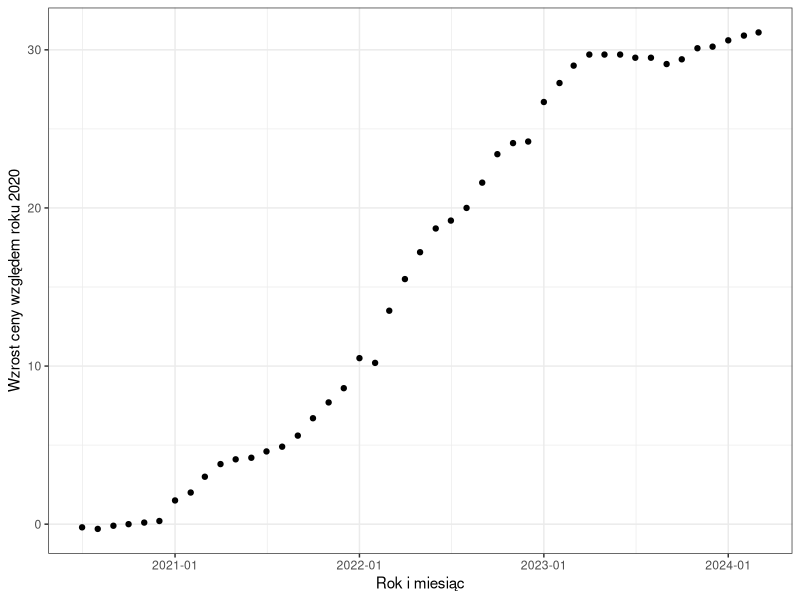
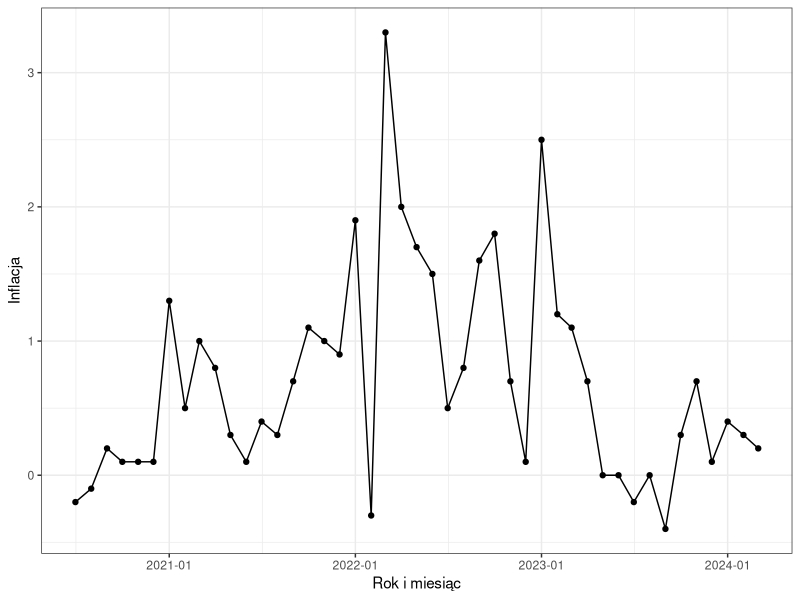
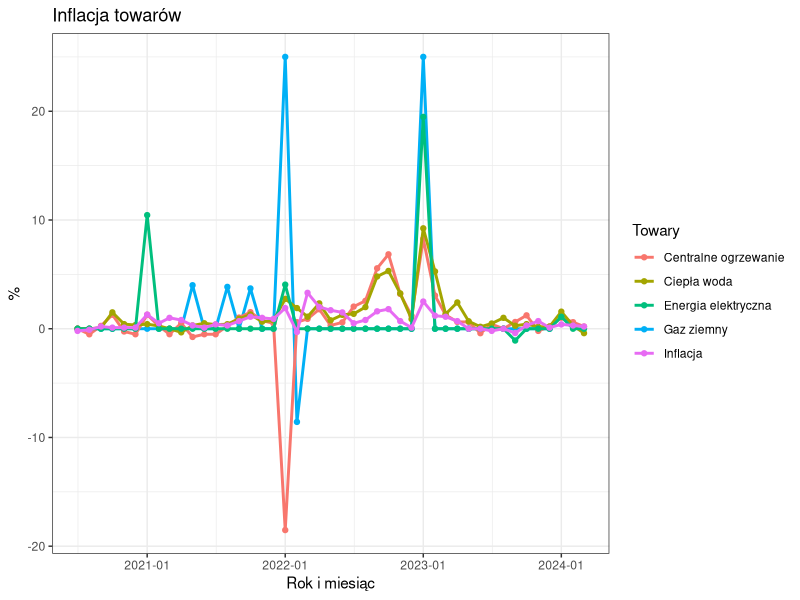
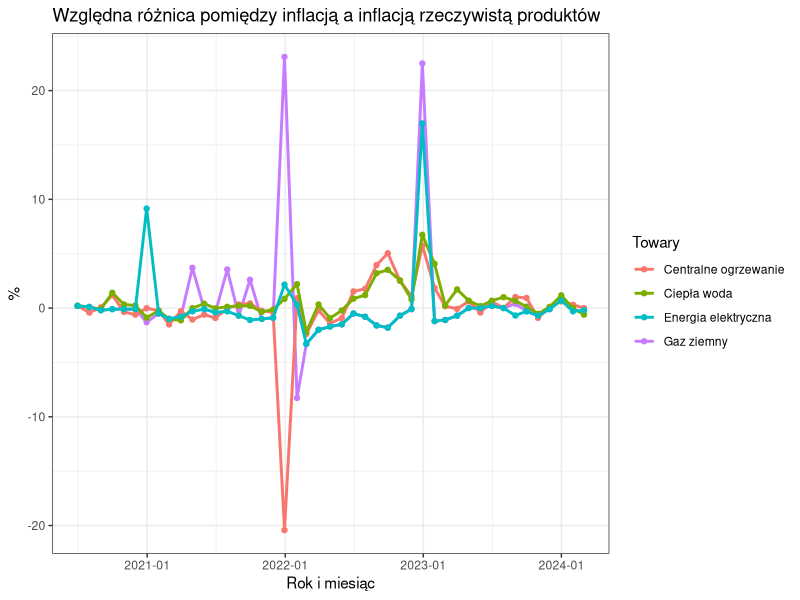
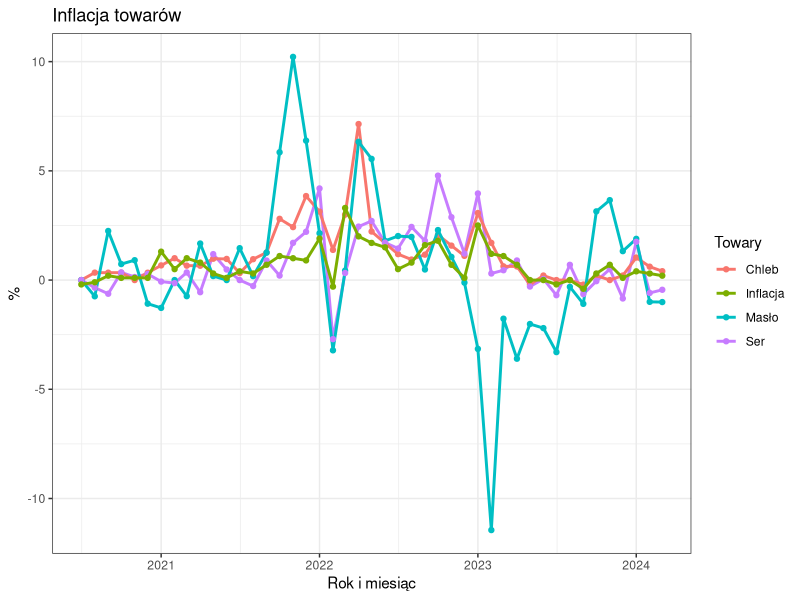
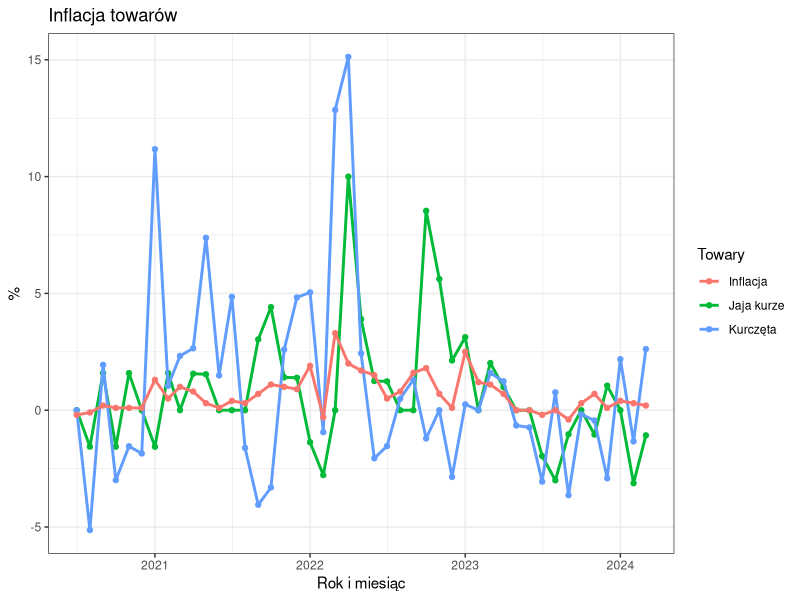
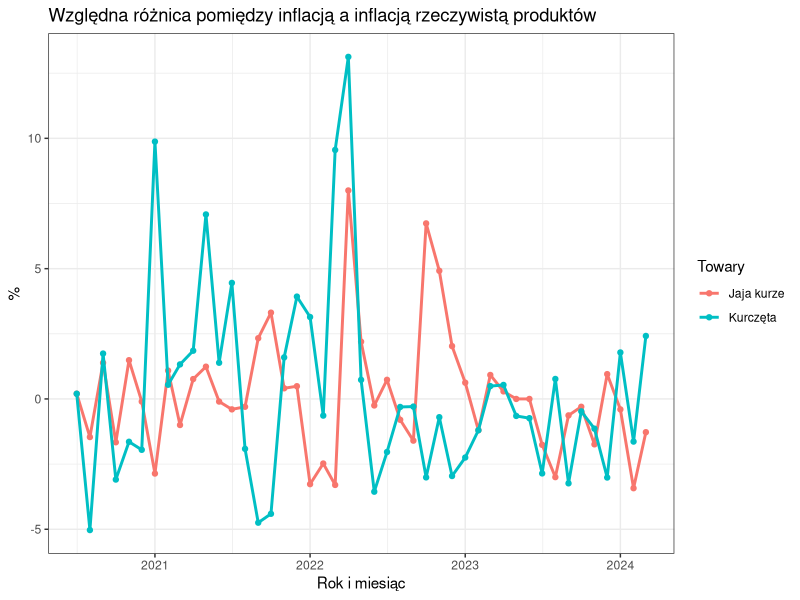
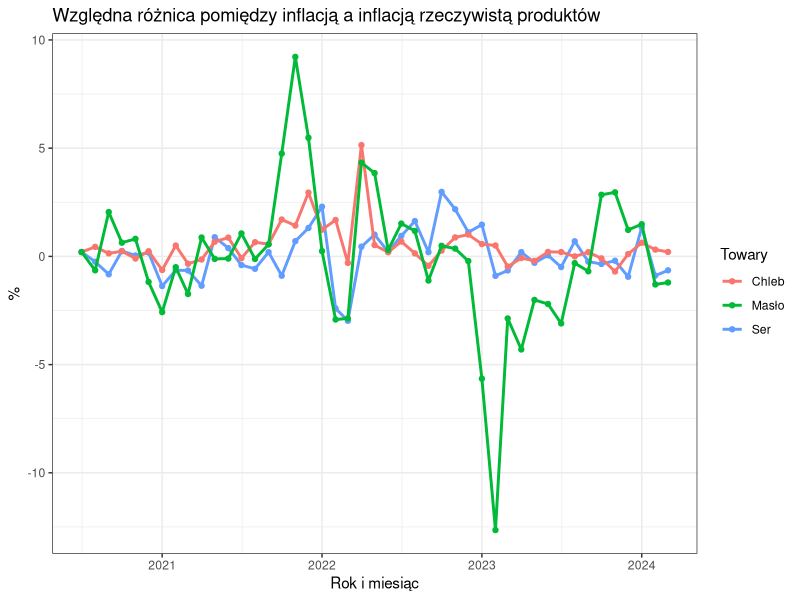

Write the R code that produced these figures, in order.
## ---- chunk 1
require(tidyverse)
theme_set(theme_bw())
## ---- chunk 2
infl_mies <- read_csv2("inflacja_mies.csv", locale=locale(encoding="latin1"),
 show_col_types = FALSE)
infl_mies <- infl_mies %>% filter(reprezentacja == "Poprzedni miesiac = 100")
infl_mies <- infl_mies %>% select(Rok, Miesiac,Wartosc)
infl_mies <- infl_mies %>%
  mutate(date = as.Date(sprintf("%04d-%02d-01", Rok, Miesiac)))
infl_mies <- infl_mies %>% filter(date < as.Date("2024-04-01"),
 date >= as.Date("2020-07-01"))
infl_mies <- infl_mies %>% arrange(date)
abs_value <- numeric(length(infl_mies$Wartosc))
inflation_col <- numeric(length(infl_mies$Wartosc))
abs_value[1] =  infl_mies$Wartosc[1] - 100.0
inflation_col[1] = infl_mies$Wartosc[1] - 100.0
for (i in 2:length(infl_mies$Wartosc)){
    abs_value[i] <-  infl_mies$Wartosc[i] - 100 + abs_value[i-1]
    inflation_col[i] <- infl_mies$Wartosc[i] - 100.0
}
infl_mies$norm = abs_value
infl_mies$inflation = inflation_col
ggplot(data = infl_mies, aes(x=date, y =norm)) + geom_point() + 
scale_x_date(date_labels = "%Y-%m") +
 labs(x = "Rok i miesiąc", y = "Wzrost ceny względem roku 2020") 

## ---- chunk 3
ggplot(data = infl_mies, aes(x=date, y = inflation)) + geom_line() + geom_point() +
scale_x_date(date_labels = "%Y-%m") +
labs(x = "Rok i miesiąc", y = "Inflacja") 

## ---- chunk 4
products <- read_csv2("produkty.csv", locale=locale(encoding="latin1"),
  show_col_types = FALSE)
products <- products %>% select(id_pozycja_3, wartosc, opis_okres, id_pozycja_2)
products <- products %>% mutate(year_month = as.Date(paste(substr(opis_okres, 1, 4),
  substr(opis_okres, 7, 8), "01",sep = "-")))
energy <- products %>% filter(id_pozycja_3 == 5946305)
energy <- energy %>% arrange(year_month)
water <- products %>% filter(id_pozycja_3 == 5946307)
water <- water %>% arrange(year_month)
heat <- products %>% filter(id_pozycja_3 == 5946309)
heat <- heat %>% arrange(year_month)
gaz <- products %>% filter(id_pozycja_3 == 7174400)
gaz <- gaz %>% arrange(year_month)
bread <- products %>% filter(id_pozycja_2 == 5967449)
bread <- bread %>% arrange(year_month)
chicken <- products %>% filter(id_pozycja_2 == 5967456)
chicken <- chicken %>% arrange(year_month)
butter <- products %>% filter(id_pozycja_2 == 5967467)
butter <- butter %>% arrange(year_month)
eggs <- products %>% filter(id_pozycja_2 == 5967465)
eggs <- eggs %>% arrange(year_month)
cheese <- products %>% filter(id_pozycja_2 == 5967464)
cheese <- cheese %>% arrange(year_month)
## ---- chunk 5
calc_infl <- function(x) {
  infl <- numeric(length(x))
  infl[1] = 0
  for(i in 2:length(x)){
    infl[i] = x[i] * 100.0/x[i-1] - 100 
  }
  infl
}

normalise <- function(x) {
  normalised <- numeric(length(x))
  normalised[1] = 0
  for(i in 2:length(x)){
    normalised[i] = x[i] * 100.0/x[i-1] - 100 + normalised[i-1]
  }
  normalised
}
## ---- chunk 6
gaz$norm = normalise(gaz$wartosc)
gaz$inflation =  calc_infl(gaz$wartosc)
heat$norm = normalise(heat$wartosc)
heat$inflation = calc_infl(heat$wartosc)
water$norm = normalise(water$wartosc)
water$inflation = calc_infl(water$wartosc)
energy$norm = normalise(energy$wartosc)
energy$inflation = calc_infl(energy$wartosc)
bread$inflation = calc_infl(bread$wartosc)
bread$norm = normalise(bread$wartosc)
eggs$inflation = calc_infl(eggs$wartosc)
eggs$norm = normalise(eggs$wartosc)
chicken$inflation = calc_infl(chicken$wartosc)
chicken$norm = normalise(chicken$wartosc)
butter$inflation = calc_infl(butter$wartosc)
butter$norm = normalise(butter$wartosc)
cheese$inflation = calc_infl(cheese$wartosc)
cheese$norm = calc_infl(cheese$wartosc)
offset = infl_mies$norm[1]
infl_mies <- infl_mies %>% mutate(norm = infl_mies$norm - offset)

plot_data <- tibble(date = infl_mies$date, gaz_norm = gaz$inflation,
  heat_norm = heat$inflation, water_norm = water$inflation,
  energy_norm = energy$inflation, infl_norm = infl_mies$inflation )

plot <- ggplot(plot_data, aes(date)) + 
  geom_line(aes(y = gaz_norm, color = "Gaz ziemny"),
   size = 1) +  
  geom_point(aes(y = gaz_norm, color = "Gaz ziemny")) +
  geom_line(aes(y = heat_norm, color = "Centralne ogrzewanie"), size = 1) +  
  geom_point(aes(y = heat_norm, color = "Centralne ogrzewanie")) +
  geom_line(aes(y = water_norm, color = "Ciepła woda"), size = 1) +  
  geom_point(aes(y = water_norm, color = "Ciepła woda")) +
  geom_line(aes(y = energy_norm, color = "Energia elektryczna"), size = 1) +  
  geom_point(aes(y = energy_norm, color = "Energia elektryczna")) +
  geom_line(aes(y = infl_norm, color = "Inflacja"), size = 1) +  
  geom_point(aes(y = infl_norm, color = "Inflacja")) +
  labs(x = "Rok i miesiąc", y = "%", color = "Towary") +  
  ggtitle("Inflacja towarów") + 
  scale_x_date(date_labels = "%Y-%m")
  
plot
ggsave("inflacja_towary_niejedzeniowe.png")
## ---- chunk 7
plot_data <- tibble(date = infl_mies$date - infl_mies$inflation, gaz_norm = gaz$inflation - infl_mies$inflation,
  heat_norm = heat$inflation - infl_mies$inflation, water_norm = water$inflation - infl_mies$inflation,
  energy_norm = energy$inflation - infl_mies$inflation)

plot <- ggplot(plot_data, aes(date)) + 
  geom_line(aes(y = gaz_norm, color = "Gaz ziemny"),
   size = 1) +  
  geom_point(aes(y = gaz_norm, color = "Gaz ziemny")) +
  geom_line(aes(y = heat_norm, color = "Centralne ogrzewanie"), size = 1) + 
  geom_point(aes(y = heat_norm, color = "Centralne ogrzewanie")) + 
  geom_line(aes(y = water_norm, color = "Ciepła woda"), size = 1) +  
  geom_point(aes(y = water_norm, color = "Ciepła woda")) +
  geom_line(aes(y = energy_norm, color = "Energia elektryczna"), size = 1) +  
  geom_point(aes(y = energy_norm, color = "Energia elektryczna"))  +
  labs(x = "Rok i miesiąc", y = "%", color = "Towary") +  
  ggtitle("Względna różnica pomiędzy inflacją a inflacją rzeczywistą produktów") + 
  
  scale_x_date(date_labels = "%Y-%m")
  
plot
ggsave("r_wzgl_towary_nie_jedz.png")
## ---- chunk 8
plot_data <- tibble(date = infl_mies$date, chicken_i = chicken$inflation,
  butter_i = butter$inflation, cheese_i = cheese$inflation,
  eggs_i = eggs$inflation, bread_i = bread$inflation, infl_i = infl_mies$inflation)

plot <- ggplot(plot_data, aes(date)) + 
  geom_line(aes(y = cheese_i, color = "Ser "),
   size = 1) +
  geom_line(aes(y = bread_i, color = "Chleb"), size = 1) + 
  geom_point(aes(y = bread_i, color = "Chleb")) +
  geom_line(aes(y = butter_i, color = "Masło"), size = 1) +  
  geom_point(aes(y = butter_i, color = "Masło")) + 
  geom_point(aes(y = cheese_i, color = "Ser ")) +
  geom_line(aes(y = infl_i, color = "Inflacja"), size = 1) +  
  geom_point(aes(y = infl_i, color = "Inflacja")) +
  labs(x = "Rok i miesiąc", y = "%", color = "Towary") +  
  ggtitle("Inflacja towarów") 
  
plot
ggsave("infl_towary_jedze1.png")
## ---- chunk 9
plot_data <- tibble(date = infl_mies$date, chicken_i = chicken$inflation,
  butter_i = butter$inflation, cheese_i = cheese$inflation,
  eggs_i = eggs$inflation, bread_i = bread$inflation, infl_i = infl_mies$inflation)

plot <- ggplot(plot_data, aes(date)) + 
  geom_line(aes(y = eggs_i, color = "Jaja kurze"), size = 1) +  
  geom_point(aes(y = eggs_i, color = "Jaja kurze")) +
  geom_line(aes(y = chicken_i, color = "Kurczęta"), size = 1) +
  geom_point(aes(y = chicken_i, color = "Kurczęta")) +
  geom_line(aes(y = infl_i, color = "Inflacja"), size = 1) +  
  geom_point(aes(y = infl_i, color = "Inflacja")) +
  labs(x = "Rok i miesiąc", y = "%", color = "Towary") +  
  ggtitle("Inflacja towarów") 
  
plot
ggsave("infl_towary_jedze2.png")
## ---- chunk 10
  plot_data <- tibble(date = infl_mies$date, chicken_i = chicken$inflation - infl_mies$inflation,
  butter_i = butter$inflation - infl_mies$inflation, cheese_i = cheese$inflation - infl_mies$inflation,
  eggs_i = eggs$inflation - infl_mies$inflation, bread_i = bread$inflation - infl_mies$inflation)

plot <- ggplot(plot_data, aes(date)) + 
  geom_line(aes(y = eggs_i, color = "Jaja kurze"), size = 1) +  
  geom_point(aes(y = eggs_i, color = "Jaja kurze")) +
  geom_line(aes(y = chicken_i, color = "Kurczęta"), size = 1) +
  geom_point(aes(y = chicken_i, color = "Kurczęta")) +
  labs(x = "Rok i miesiąc", y = "%", color = "Towary") + 
  ggtitle("Względna różnica pomiędzy inflacją a inflacją rzeczywistą produktów") 
  
plot
ggsave("r_wzgl_towary_jedz1.png")
## ---- chunk 11
plot_data <- tibble(date = infl_mies$date, chicken_i = chicken$inflation - infl_mies$inflation,
  butter_i = butter$inflation - infl_mies$inflation, cheese_i = cheese$inflation - infl_mies$inflation,
  eggs_i = eggs$inflation - infl_mies$inflation, bread_i = bread$inflation - infl_mies$inflation)

plot <- ggplot(plot_data, aes(date)) + 
  geom_line(aes(y = cheese_i, color = "Ser "),
   size = 1) +
  geom_point(aes(y = cheese_i, color = "Ser ")) +
  geom_line(aes(y = bread_i, color = "Chleb"), size = 1) + 
  geom_point(aes(y = bread_i, color = "Chleb")) +
  geom_line(aes(y = butter_i, color = "Masło"), size = 1) +  
  geom_point(aes(y = butter_i, color = "Masło")) + 
  labs(x = "Rok i miesiąc", y = "%", color = "Towary") + 
  ggtitle("Względna różnica pomiędzy inflacją a inflacją rzeczywistą produktów") 
  
plot
ggsave("r_wzgl_towary_jedz2.png")
## ---- chunk 12
plot_data <- tibble(date = infl_mies$date, chicken_i = chicken$norm,
  butter_i = butter$norm, cheese_i = cheese$norm,
  eggs_i = eggs$norm, bread_i = bread$norm, infl_i = infl_mies$norm)

plot <- ggplot(plot_data, aes(date)) + 
  geom_line(aes(y = cheese_i, color = "Ser "),
   size = 1) +  
  geom_line(aes(y = bread_i, color = "Chleb"), size = 1) +  
  geom_line(aes(y = eggs_i, color = "Jaja kurze"), size = 1) +  
  geom_line(aes(y = butter_i, color = "Masło"), size = 1) +  
  geom_line(aes(y = chicken_i, color = "Kurczęta patroszone"), size = 1) +
  geom_line(aes(y = infl_i, color = "Inflacja"), size = 1) +  
  labs(x = "Rok i miesiąc", y = "", color = "Towary") +  
  ggtitle("Zmiany cen") 

plot
## ---- chunk 13
plot_data <- tibble(date = infl_mies$date, gaz_norm = gaz$norm,
  heat_norm = heat$norm, water_norm = water$norm,
  energy_norm = energy$norm, infl_norm = infl_mies$norm )

plot <- ggplot(plot_data, aes(date)) + 
  geom_line(aes(y = gaz_norm, color = "Gaz ziemny wysokometanowy z sieci "),
   size = 1) +  
  geom_line(aes(y = heat_norm, color = "Centralne ogrzewanie"), size = 1) +  
  geom_line(aes(y = water_norm, color = "Ciepła woda"), size = 1) +  
  geom_line(aes(y = energy_norm, color = "Energia elektryczna"), size = 1) +  
  geom_line(aes(y = infl_norm, color = "Inflacja"), size = 1) +  
  labs(x = "Rok i miesiąc", y = "", color = "Towary") +  
  ggtitle("Zmiany cen") + 
  theme(
    legend.position = c(.95, .95),
    legend.justification = c("right", "top"),
    legend.box.just = "right",
    legend.margin = margin(6, 6, 6, 6)
    ) +
  scale_x_date(date_labels = "%Y-%m")
  
plot
## ---- chunk 14
infl = read_csv2("inflacja.csv", locale=locale(encoding="latin1"),
  show_col_types = FALSE)
infl = infl %>% select(Rok, Wartosc)
infl = infl %>% arrange(Rok)
abs_value <- numeric(length(infl$Wartosc))
abs_value[1] =  infl$Wartosc[1] - 100.0
for (i in 2:length(infl$Wartosc)){
    abs_value[i] <-  infl$Wartosc[i] - 100 + abs_value[i-1]
}
infl = infl %>% mutate(inflation = infl$Wartosc - 100)
modif_inflation <- tibble(rok = infl$Rok, norm =abs_value, inflation = infl$inflation)
modif_inflation  <- modif_inflation  %>% filter(rok >= 1999, rok <= 2022)
ggplot(data = modif_inflation , aes(x=rok, y = norm)) + geom_point() + 
  labs(x = "Rok", y = "Inflacja") +
  ggtitle("Znormalizowany wzrost ceny na podstawie inflacji lata 2000-2023")
## ---- chunk 15
ggplot(data = modif_inflation , aes(x=rok, y = inflation)) + geom_line() + geom_point()
  labs(x = "Rok", y = "Inflacja")

## ---- chunk 16
brp = read_csv2("brp.csv", , show_col_types = FALSE)
bp = brp %>% select(id_pozycja_2, id_daty, wartosc, id_przekroj)
bp = brp %>% filter(id_pozycja_2 == 660892)
bp = bp %>% arrange(id_daty)
prod = brp %>% filter(id_przekroj == 16)
prod = prod %>% arrange(id_daty)
bp = bp %>% mutate(wart_calk = prod$wartosc * wartosc)
gov = brp %>% filter(id_pozycja_2 == 546159)
gov = gov %>% arrange(id_daty)
gov = gov %>% mutate(wart_calk = prod$wartosc * wartosc)
bes = brp %>% filter(id_pozycja_2 == 546157)
bes = bes %>% arrange(id_daty)
bes = bes %>% mutate(wart_calk = prod$wartosc * wartosc)
hes = brp %>% filter(id_pozycja_2 == 546167)
hes = hes %>% arrange(id_daty)
hes = hes %>% mutate(wart_calk = prod$wartosc * wartosc)
ggplot(data = bp, aes(x=id_daty, y = wart_calk)) + geom_point() + geom_line() +
labs(x = "Rok", y = "Wartość [zł]") +
  ggtitle("Wykres nakładu na badania i rozwój w poszczególnych latach")
## ---- chunk 17
bp$norm = normalise(bp$wart_calk)
bp$inflation = calc_infl(bp$wart_calk)
offset = modif_inflation$norm[1]
modif_inflation <- modif_inflation %>% mutate(normal = modif_inflation$norm - offset)
plot_data <- tibble(date = modif_inflation$rok, infl_norm = modif_inflation$inflation, b_norm = bp$inflation)
plot <- ggplot(plot_data, aes(date)) + 
  geom_line(aes(y = b_norm, color = "Badania i rozwój"), size = 1) +  
  geom_point(aes(y = b_norm, color = "Badania i rozwój")) +
  geom_line(aes(y = infl_norm, color = "Inflacja"), size = 1) +  
  geom_point(aes(y = infl_norm, color = "Inflacja")) +
  labs(x = "Rok", y = "%", color = "") +  
  ggtitle("Inflacja nakładów na badania i rozwój oraz inflacja") + 
  theme(legend.position = "bottom")
plot
ggsave("badania_rozw_infl.png")
## ---- chunk 18
plot_data <- tibble(date = hes$id_daty, hes = hes$wart_calk, gov = gov$wart_calk, bes = bes$wart_calk, og = bp$wart_calk)
plot <- ggplot(plot_data, aes(date)) + 
  geom_line(aes(y = hes, color = "Hes"), size = 1) +  
  geom_point(aes(y = hes, color = "Hes")) +
  geom_line(aes(y = bes, color = "Bes"), size = 1) +  
  geom_point(aes(y = bes, color = "Bes")) +
  geom_line(aes(y = gov, color = "GOV"), size = 1) +
  geom_point(aes(y = gov, color = "GOV")) +
  geom_line(aes(y = og, color = "Całkowita"), size = 1) +  
  geom_point(aes(y = og, color = "Całkowita")) +
  labs(x = "Rok", y = "Wartość [zł]", color = "") +  
  ggtitle("Nakłady na poszczególne sektory") + 
  theme(legend.position = "bottom") 
plot
ggsave("bR_sektory.png")
## ---- chunk 19
plot_data <- tibble(date = modif_inflation$rok, infl_norm = modif_inflation$normal, b_norm = bp$norm)
plot <- ggplot(plot_data, aes(date)) + 
  geom_line(aes(y = b_norm, color = "Badania i rozwój"), size = 1) +  
  geom_point(aes(y = b_norm, color = "Badania i rozwój")) +
  geom_line(aes(y = infl_norm, color = "Inflacja"), size = 1) +  
  geom_point(aes(y = infl_norm, color = "Inflacja"))+
  labs(x = "Rok", y = "%", color = "") +  
  ggtitle("Nakłady na badania i rozwój oraz inflacja") + 
  theme(legend.position = "bottom")
plot
